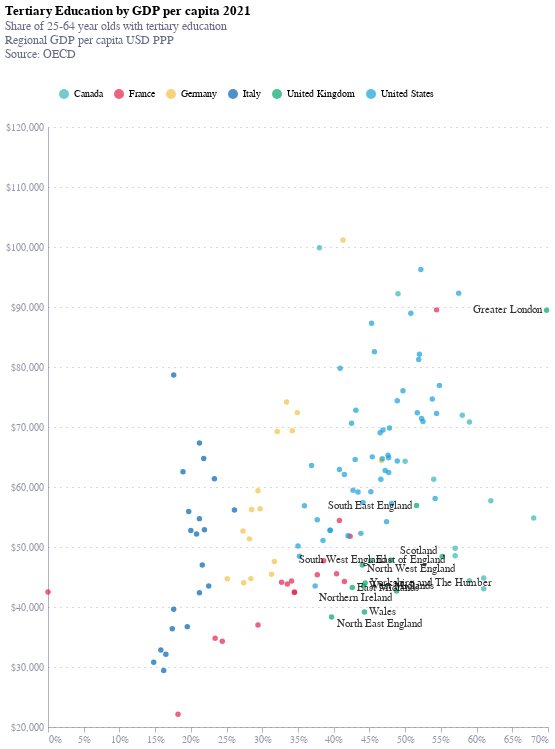

The code cell stored with this chart in its notebook:
### Code cell
# Define the countries and their associated colors


# Create the main scatter plot
chart = alt.Chart(reg_df3).mark_point(filled=True).transform_filter(
    alt.datum.gdppc <= 120000).encode(
    alt.X('OBS_VALUE:Q', title='', axis=alt.Axis(labelExpr="format(datum.value,',') + '%'")),
    alt.Y('gdppc:Q', title='', axis=alt.Axis(labelExpr="'$' + format(datum.value,',')"), scale=alt.Scale(domain= [20000, 120000])),
    tooltip=['Reference_area:N', 'gdppc:Q', 'COUNTRY:N'],
    color=alt.Color('Country:N', legend=alt.Legend(
                        orient='top',
                        direction='horizontal',
                        title='',
                        padding = 10
    ))

).properties(
    width=500,
    height=600,
    title={
        "text": "Tertiary Education by GDP per capita 2021",
        "anchor": "start",
        "subtitle": ["Share of 25-64 year olds with tertiary education", "Regional GDP per capita USD PPP", "Source: OECD", ""],
        "subtitleColor": "#676A86"
    }
)

# Add text labels to the highlighted countries
text = alt.Chart(regUK_df).mark_text(
    color = 'black',
    opacity = 0.8,
    align={
            "expr": "datum.OBS_VALUE <= 46.5 ? 'left' : 'right'"
          },
    dx= {
            "expr": "datum.OBS_VALUE <= 46.5 ? 5 : -5"
          },
    dy={
            "expr": "datum.Reference_area == 'North East England' ? 7 : datum.Reference_area == 'Northern Ireland' ? 7 : datum.Reference_area == 'Scotland' ? -5 : datum.Reference_area == 'North West England' ? 4 : 0"
          }
).encode(
    x=alt.X('OBS_VALUE:Q'),
    y=alt.Y('gdppc:Q'),
    text='Reference_area:N'
    # color=alt.Color('Country:N')
)

# Combine the chart and text layers
chart5 = chart + text
chart5

### Figure 1 — Vega-Lite specification as saved in the notebook (floating-point values rounded to 4 significant figures; data arrays with more than 128 entries replaced by an {"elided": "..."} marker saying what was removed)
{"config": {"font": "Circular Std", "mark": {"line": {"interpolate": "monotone"}}, "view": {"stroke": "transparent", "width": 400, "height": 300}, "range": {"category": ["#36B7B4", "#E6224B", "#F4C245", "#0063AF", "#00A767", "#179FDB", "#EB5C2E"], "diverging": ["#E6224B", "#E54753", "#C9C9C9", "#179FDB", "#122B39"], "heatmap": ["#C9C9C9", "#179FDB", "#0063AF", "#122B39"], "ordinal": ["#00A767", "#36B7B4", "#179FDB", "#0063AF", "#243B5A"]}, "axisX": {"domainColor": "#676A86", "domainOpacity": 0.5, "grid": false, "labelAngle": 0, "labelColor": "#676A86", "labelOpacity": 0.7, "orient": "bottom", "tickColor": "#676A86", "tickCount": 10, "tickOpacity": 0.5, "title": false, "titleAlign": "center", "titleAnchor": "middle", "titleColor": "#676A86", "titleFontSize": 12, "titleOpacity": 0.8, "titleY": -15}, "axisY": {"domainColor": "#676A86", "domainOpacity": 0.5, "gridColor": "#676A86", "gridDash": [1, 5], "gridOpacity": 0.5, "labelColor": "#676A86", "labelOpacity": 0.7, "labelPadding": 5, "tickColor": "#676A86", "tickCount": 8, "tickOpacity": 0.5, "ticks": false, "titleAlign": "left", "titleAngle": 0, "titleBaseline": "bottom", "titleColor": "#676A86", "titleFontSize": 12, "titleOpacity": 0.8, "titleX": 0, "titleY": -7}}, "layer": [{"data": {"name": "data-12bec38bc19bbe4d2886bfb66cf0881c"}, "mark": {"type": "point", "filled": true}, "encoding": {"color": {"field": "Country", "legend": {"direction": "horizontal", "orient": "top", "padding": 10, "title": ""}, "type": "nominal"}, "tooltip": [{"field": "Reference_area", "type": "nominal"}, {"field": "gdppc", "type": "quantitative"}, {"field": "COUNTRY", "type": "nominal"}], "x": {"axis": {"labelExpr": "format(datum.value,',') + '%'"}, "field": "OBS_VALUE", "title": "", "type": "quantitative"}, "y": {"axis": {"labelExpr": "'$' + format(datum.value,',')"}, "field": "gdppc", "scale": {"domain": [20000, 120000]}, "title": "", "type": "quantitative"}}, "title": {"text": "Tertiary Education by GDP per capita 2021", "anchor": "start", "subtitle": ["Share of 25-64 year olds with tertiary education", "Regional GDP per capita USD PPP", "Source: OECD", ""], "subtitleColor": "#676A86"}, "transform": [{"filter": "(datum.gdppc <= 120000)"}]}, {"data": {"name": "data-99cd9584fdb808fddcd7cbe6f0506485"}, "mark": {"type": "text", "align": {"expr": "datum.OBS_VALUE <= 46.5 ? 'left' : 'right'"}, "color": "black", "dx": {"expr": "datum.OBS_VALUE <= 46.5 ? 5 : -5"}, "dy": {"expr": "datum.Reference_area == 'North East England' ? 7 : datum.Reference_area == 'Northern Ireland' ? 7 : datum.Reference_area == 'Scotland' ? -5 : datum.Reference_area == 'North West England' ? 4 : 0"}, "opacity": 0.8}, "encoding": {"text": {"field": "Reference_area", "type": "nominal"}, "x": {"field": "OBS_VALUE", "type": "quantitative"}, "y": {"field": "gdppc", "type": "quantitative"}}}], "height": 600, "width": 500, "$schema": "https://vega.github.io/schema/vega-lite/v5.17.0.json", "datasets": {"data-12bec38bc19bbe4d2886bfb66cf0881c": {"elided": "130 records"}, "data-99cd9584fdb808fddcd7cbe6f0506485": [{"REF_AREA": "UKD", "TIME_PERIOD": "2021-01-01", "gdppc": 46980.0, "Territorial level": "TL2", "Reference_area": "North West England", "OBS_VALUE": 44.0, "COUNTRY": "GBR", "Country": "United Kingdom"}, {"REF_AREA": "UKG", "TIME_PERIOD": "2021-01-01", "gdppc": 43470.0, "Territorial level": "TL2", "Reference_area": "West Midlands", "OBS_VALUE": 44.2, "COUNTRY": "GBR", "Country": "United Kingdom"}, {"REF_AREA": "UKK", "TIME_PERIOD": "2021-01-01", "gdppc": 47790.0, "Territorial level": "TL2", "Reference_area": "South West England", "OBS_VALUE": 48.0, "COUNTRY": "GBR", "Country": "United Kingdom"}, {"REF_AREA": "UKJ", "TIME_PERIOD": "2021-01-01", "gdppc": 56910.0, "Territorial level": "TL2", "Reference_area": "South East England", "OBS_VALUE": 51.6, "COUNTRY": "GBR", "Country": "United Kingdom"}, {"REF_AREA": "UKF", "TIME_PERIOD": "2021-01-01", "gdppc": 43250.0, "Territorial level": "TL2", "Reference_area": "East Midlands", "OBS_VALUE": 42.6, "COUNTRY": "GBR", "Country": "United Kingdom"}, {"REF_AREA": "UKM", "TIME_PERIOD": "2021-01-01", "gdppc": 48440.0, "Territorial level": "TL2", "Reference_area": "Scotland", "OBS_VALUE": 55.2, "COUNTRY": "GBR", "Country": "United Kingdom"}, {"REF_AREA": "UKN", "TIME_PERIOD": "2021-01-01", "gdppc": 42650.0, "Territorial level": "TL2", "Reference_area": "Northern Ireland", "OBS_VALUE": 48.8, "COUNTRY": "GBR", "Country": "United Kingdom"}, {"REF_AREA": "UKH", "TIME_PERIOD": "2021-01-01", "gdppc": 47770.0, "Territorial level": "TL2", "Reference_area": "East of England", "OBS_VALUE": 45.2, "COUNTRY": "GBR", "Country": "United Kingdom"}, {"REF_AREA": "UKC", "TIME_PERIOD": "2021-01-01", "gdppc": 38330.0, "Territorial level": "TL2", "Reference_area": "North East England", "OBS_VALUE": 39.7, "COUNTRY": "GBR", "Country": "United Kingdom"}, {"REF_AREA": "UKL", "TIME_PERIOD": "2021-01-01", "gdppc": 39180.0, "Territorial level": "TL2", "Reference_area": "Wales", "OBS_VALUE": 44.3, "COUNTRY": "GBR", "Country": "United Kingdom"}, {"REF_AREA": "UKI", "TIME_PERIOD": "2021-01-01", "gdppc": 89480.0, "Territorial level": "TL2", "Reference_area": "Greater London", "OBS_VALUE": 69.8, "COUNTRY": "GBR", "Country": "United Kingdom"}, {"REF_AREA": "UKE", "TIME_PERIOD": "2021-01-01", "gdppc": 43990.0, "Territorial level": "TL2", "Reference_area": "Yorkshire and The Humber", "OBS_VALUE": 44.4, "COUNTRY": "GBR", "Country": "United Kingdom"}]}}
